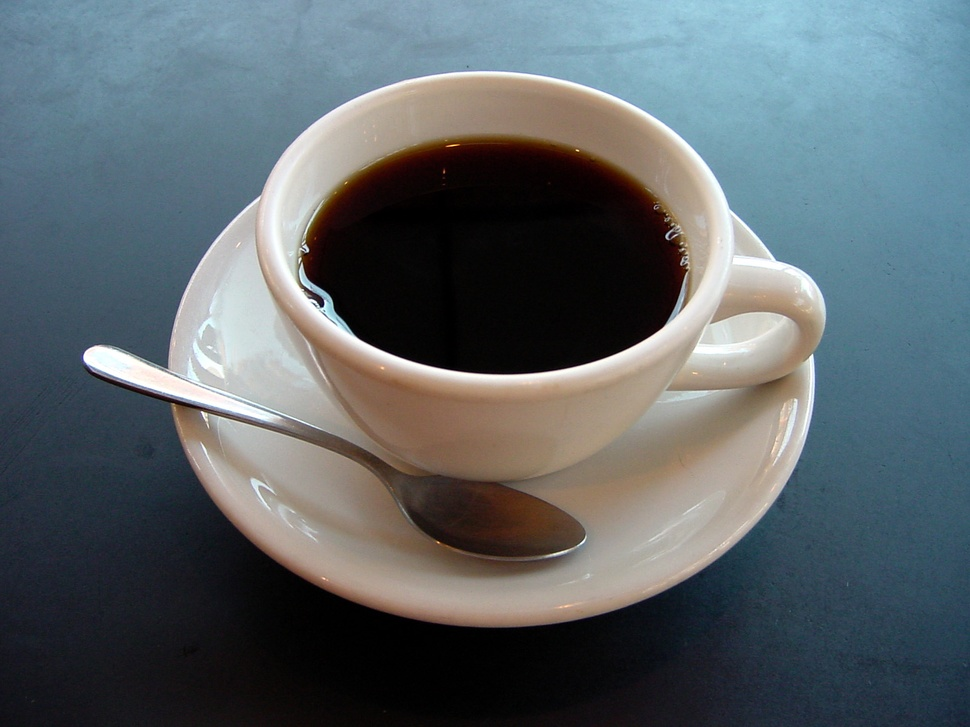
#> input picture scripts/P0/images/A_small_cup_of_coffee.jfif, 970 x 727 px, shrunk from 1600 x 1200 before the run
$ python -i p2_tarea1.py   (imports and definitions only)
#> lines starting #> are read from the running program, lines starting #| are printed output that depends on the picture
# Tratamiento de Señales Visuales/Tratamiento de Señales Multimedia I @ EPS-UAM
# Practica 2: Extraccion, descripcion y correspondencia de caracteristicas locales
# Tarea 1: Deteccion de puntos de interes con Harris corner detector.

# AUTORA: Lidia Martín Terés

# librerias y paquetes por defecto
import numpy as np
from p2_tests import test_p2_tarea1

# Incluya aqui las librerias que necesite en su codigo
import scipy
import skimage

def detectar_puntos_interes_harris(imagen, sigma = 1.0, k = 0.05, threshold_rel = 0.2):
    """
    # Esta funcion detecta puntos de interes en una imagen con el algoritmo de Harris.
    #
    # Argumentos de entrada:
    #   - imagen: numpy array con dimensiones [imagen_height, imagen_width].
    #   - sigma: valor de tipo double o float que determina el factor de suavizado aplicado
    #   - k: valor de tipo double o float que determina la respuesta R de Harris
    #   - threshold_rel: valor de tipo double o float que define el umbral relativo aplicado sobre el valor maximo de R
    # Argumentos de salida
    #   - coords_esquinas: numpy array con dimensiones [num_puntos_interes, 2] con las coordenadas
    #                      de los puntos de interes detectados en la imagen. Cada punto de interes
    #                      se encuentra en el formato [fila, columna] de tipo int64
    #
    # NOTA: no modificar los valores por defecto de las variables de entrada sigma y k,
    #       pues se utilizan para verificar el correcto funciomaniento de esta funcion
    """
    coords_esquinas = np.empty(shape=[0,0]) # iniciamos la variable de salida (numpy array)

    # 1. Convertir la imagen a float y normalizar
    # -----------------------------------------------------------------------------------------
    imagen = imagen.astype(float)/255

    # 2. Aplicar filtros de Sobel
    # -----------------------------------------------------------------------------------------
    #   i) Definición de filtros
    sobel_horizontal = np.array([
        [-1, 0, 1],
        [-2, 0, 2],
        [-1, 0, 1]
    ])

    sobel_vertical = np.array([
        [-1, -2, -1],
        [ 0,  0,  0],
        [ 1,  2,  1]
    ])

    #  ii) Aplicar filtros
    grad_horizontal = scipy.signal.convolve2d(
        imagen,
        sobel_horizontal,
        mode="same",        # Para que la salida tenga el mismo (==) tamaño que la entrada
        boundary="symm"     # Refleja la imagen en los bordes (en vez de valores negros)
    )

    grad_vertical = scipy.signal.convolve2d(
        imagen,
        sobel_vertical,
        mode="same",
        boundary="symm"
    )

    # 3. Combinar derivadas: (grad horizontal)^2, grad horizontal * grad vertical, (grad vertical)^2
    # -----------------------------------------------------------------------------------------
    Ix2 = grad_horizontal ** 2
    Iy2 = grad_vertical ** 2
    IxIy = grad_horizontal * grad_vertical

    # 4. Definir componentes matriz local Harris suavizándolos
    # -----------------------------------------------------------------------------------------
    Sxx = scipy.ndimage.filters.gaussian_filter(Ix2, sigma=sigma, mode="constant")
    Syy = scipy.ndimage.filters.gaussian_filter(Iy2, sigma=sigma, mode="constant")
    Sxy = scipy.ndimage.filters.gaussian_filter(IxIy, sigma=sigma, mode="constant")

    # 5. Calcular la respuesta de Harris (determinante y traza de la matriz junto al parámetro k)
    # -----------------------------------------------------------------------------------------
    determinante = Sxx * Syy - Sxy ** 2
    traza = Sxx + Syy

    respuesta_harris = determinante - k * (traza ** 2)

    # 6. Seleccionar máximos locales suficientemente importantes
    # -----------------------------------------------------------------------------------------
    coords_esquinas = skimage.feature.corner_peaks(
        respuesta_harris,               # Imagen obtenida por algoritmo Harris
        min_distance=5,                 # Dos máximos deben estar separados al menos 5px
        threshold_rel=threshold_rel     # Descarta píxeles con valor menor que el umbral
    )

    return coords_esquinas

# [7 lines not run here, left out]

>>> import cv2
>>> picture = cv2.imread('../../P0/images/A_small_cup_of_coffee.jfif', cv2.IMREAD_GRAYSCALE)
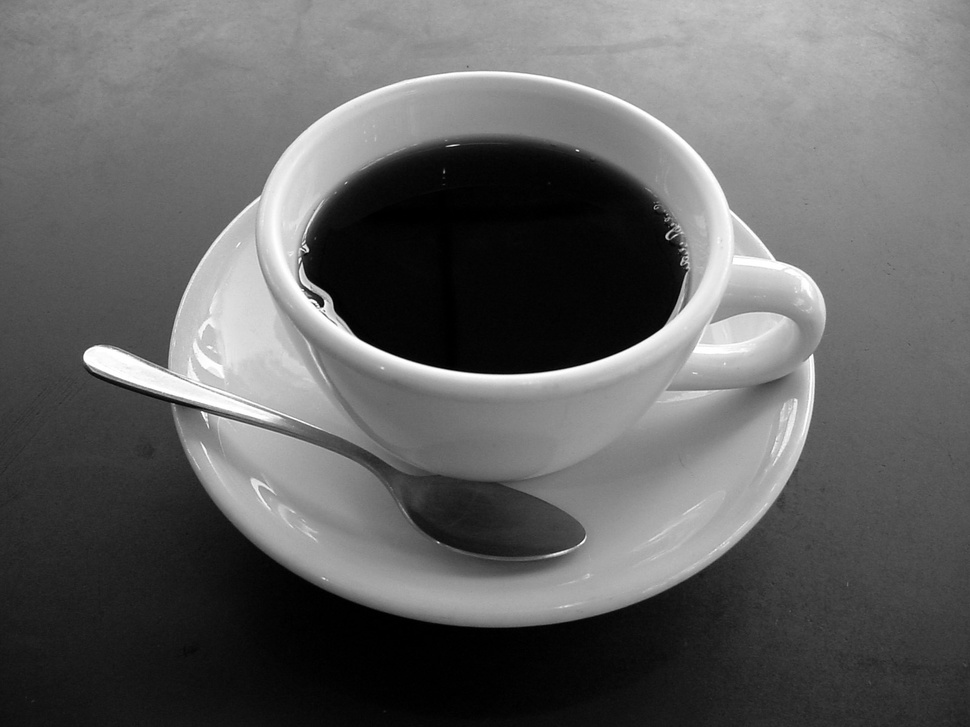
#> picture: shape (727, 970); min 0, max 255, mean 98.8
>>> result = detectar_puntos_interes_harris(picture)
#> in detectar_puntos_interes_harris, `grad_horizontal = scipy.signal.convolve2d( imagen, sobel_horizontal, m..`:
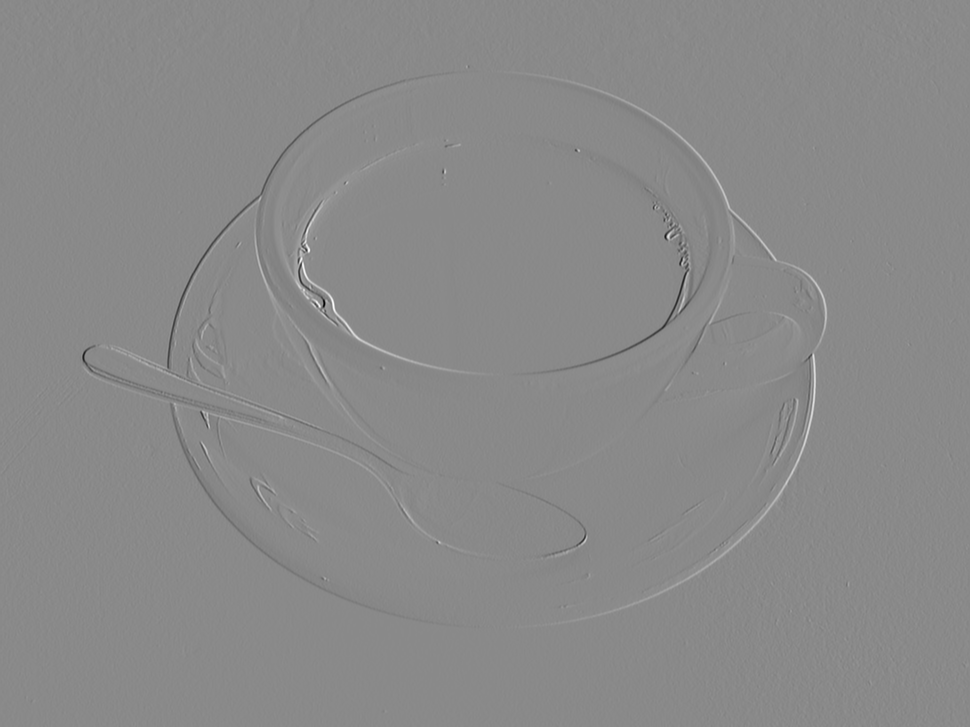
#> grad_horizontal: shape (727, 970) float64; min -3.65, max 3.1, mean -0.00102; drawn with min black and max white
#> in detectar_puntos_interes_harris, `Ix2 = grad_horizontal ** 2`:
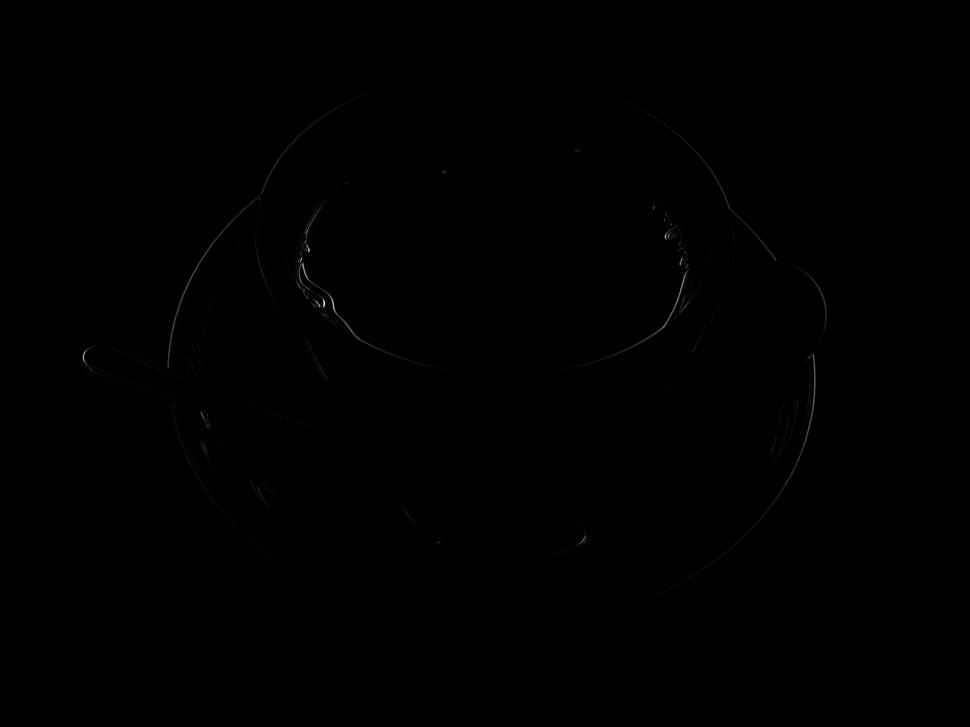
#> Ix2: shape (727, 970) float64; min 0, max 13.3, mean 0.0151; drawn with min black and max white
#> in detectar_puntos_interes_harris, `respuesta_harris = determinante - k * (traza ** 2)`:
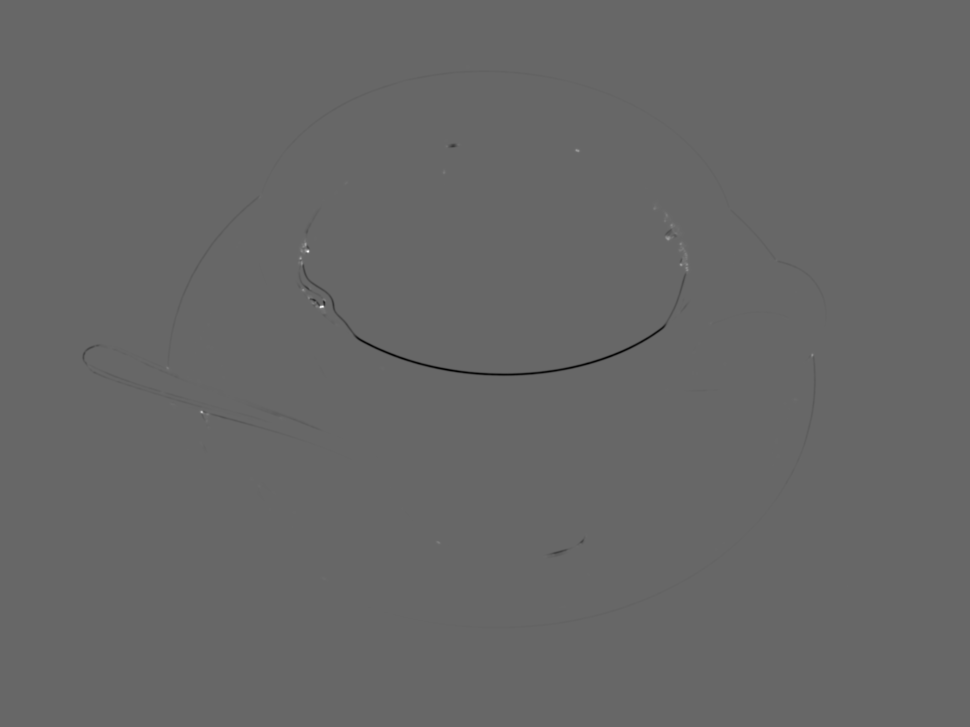
#> respuesta_harris: shape (727, 970) float64; min -2.45, max 3.57, mean -0.00332; drawn with min black and max white
#> in detectar_puntos_interes_harris, `coords_esquinas = skimage.feature.corner_peaks( respuesta_harris,`: coords_esquinas = [[306, 322], [251, 307], [412, 201], [258, 300], [244, 305], [264, 681], [238, 668], [150, 576], [355, 812], [289, 303], [225, 671]]
#> result has the same summary as coords_esquinas in detectar_puntos_interes_harris
